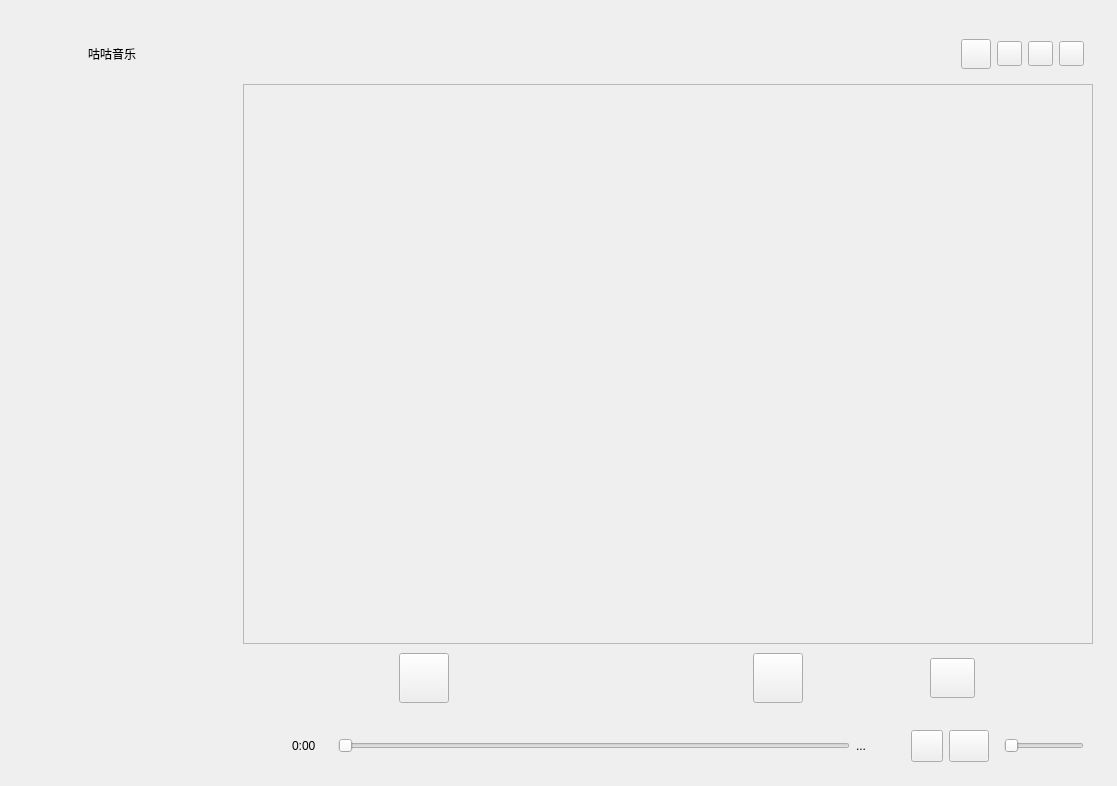
<?xml version="1.0" encoding="UTF-8"?>
<ui version="4.0">
 <class>Select</class>
 <widget class="QWidget" name="Select">
  <property name="geometry">
   <rect>
    <x>0</x>
    <y>0</y>
    <width>1117</width>
    <height>786</height>
   </rect>
  </property>
  <property name="windowTitle">
   <string>Form</string>
  </property>
  <property name="styleSheet">
   <string notr="true"/>
  </property>
  <layout class="QHBoxLayout" name="horizontalLayout_6">
   <item>
    <widget class="QWidget" name="widget_3" native="true">
     <property name="styleSheet">
      <string notr="true"/>
     </property>
     <widget class="QWidget" name="">
      <property name="geometry">
       <rect>
        <x>12</x>
        <y>13</y>
        <width>1070</width>
        <height>756</height>
       </rect>
      </property>
      <layout class="QVBoxLayout" name="verticalLayout_3">
       <property name="spacing">
        <number>0</number>
       </property>
       <item>
        <layout class="QVBoxLayout" name="verticalLayout_2">
         <property name="spacing">
          <number>0</number>
         </property>
         <item>
          <widget class="QWidget" name="widget_6" native="true">
           <property name="minimumSize">
            <size>
             <width>30</width>
             <height>60</height>
            </size>
           </property>
           <property name="maximumSize">
            <size>
             <width>235324</width>
             <height>60</height>
            </size>
           </property>
           <property name="styleSheet">
            <string notr="true">border-image: url(:/tupian/OIP-C (3).jfif);</string>
           </property>
           <layout class="QHBoxLayout" name="horizontalLayout">
            <item>
             <widget class="QLabel" name="label">
              <property name="minimumSize">
               <size>
                <width>50</width>
                <height>50</height>
               </size>
              </property>
              <property name="maximumSize">
               <size>
                <width>50</width>
                <height>50</height>
               </size>
              </property>
              <property name="styleSheet">
               <string notr="true">border-image: url(:/tu/audio.png);</string>
              </property>
              <property name="text">
               <string/>
              </property>
             </widget>
            </item>
            <item>
             <widget class="QLabel" name="label_2">
              <property name="text">
               <string>咕咕音乐</string>
              </property>
             </widget>
            </item>
            <item>
             <spacer name="horizontalSpacer">
              <property name="orientation">
               <enum>Qt::Horizontal</enum>
              </property>
              <property name="sizeHint" stdset="0">
               <size>
                <width>40</width>
                <height>20</height>
               </size>
              </property>
             </spacer>
            </item>
            <item>
             <widget class="QPushButton" name="pushButton_pifu">
              <property name="minimumSize">
               <size>
                <width>25</width>
                <height>25</height>
               </size>
              </property>
              <property name="maximumSize">
               <size>
                <width>30</width>
                <height>30</height>
               </size>
              </property>
              <property name="styleSheet">
               <string notr="true">border-image: url(:/tu/皮肤.png);</string>
              </property>
              <property name="text">
               <string/>
              </property>
             </widget>
            </item>
            <item>
             <widget class="QPushButton" name="pushButton_8">
              <property name="minimumSize">
               <size>
                <width>25</width>
                <height>25</height>
               </size>
              </property>
              <property name="maximumSize">
               <size>
                <width>25</width>
                <height>25</height>
               </size>
              </property>
              <property name="styleSheet">
               <string notr="true">border-image: url(:/tu/最大化.png);</string>
              </property>
              <property name="text">
               <string/>
              </property>
             </widget>
            </item>
            <item>
             <widget class="QPushButton" name="pushButton_7">
              <property name="minimumSize">
               <size>
                <width>25</width>
                <height>25</height>
               </size>
              </property>
              <property name="maximumSize">
               <size>
                <width>25</width>
                <height>25</height>
               </size>
              </property>
              <property name="styleSheet">
               <string notr="true">border-image: url(:/tu/最小化.png);</string>
              </property>
              <property name="text">
               <string/>
              </property>
             </widget>
            </item>
            <item>
             <widget class="QPushButton" name="pushButton_6">
              <property name="minimumSize">
               <size>
                <width>25</width>
                <height>25</height>
               </size>
              </property>
              <property name="maximumSize">
               <size>
                <width>25</width>
                <height>25</height>
               </size>
              </property>
              <property name="styleSheet">
               <string notr="true">border-image: url(:/tu/关闭.png);</string>
              </property>
              <property name="text">
               <string/>
              </property>
             </widget>
            </item>
           </layout>
          </widget>
         </item>
         <item>
          <layout class="QHBoxLayout" name="horizontalLayout_4">
           <property name="spacing">
            <number>0</number>
           </property>
           <item>
            <widget class="QWidget" name="widget" native="true">
             <property name="minimumSize">
              <size>
               <width>200</width>
               <height>0</height>
              </size>
             </property>
             <property name="maximumSize">
              <size>
               <width>220</width>
               <height>16777215</height>
              </size>
             </property>
             <property name="styleSheet">
              <string notr="true"/>
             </property>
             <layout class="QHBoxLayout" name="horizontalLayout_3">
              <item>
               <layout class="QVBoxLayout" name="verticalLayout">
                <property name="spacing">
                 <number>0</number>
                </property>
                <item>
                 <widget class="QWidget" name="widget_2" native="true">
                  <property name="styleSheet">
                   <string notr="true"/>
                  </property>
                  <layout class="QHBoxLayout" name="horizontalLayout_2">
                   <item>
                    <widget class="QListView" name="listView">
                     <property name="minimumSize">
                      <size>
                       <width>200</width>
                       <height>0</height>
                      </size>
                     </property>
                     <property name="maximumSize">
                      <size>
                       <width>200</width>
                       <height>436346</height>
                      </size>
                     </property>
                     <property name="styleSheet">
                      <string notr="true">QListView { background-color: rgba(255, 255, 255, 0);

border:none
 }
</string>
                     </property>
                    </widget>
                   </item>
                  </layout>
                 </widget>
                </item>
               </layout>
              </item>
             </layout>
            </widget>
           </item>
           <item>
            <widget class="QFrame" name="frame">
             <property name="minimumSize">
              <size>
               <width>844</width>
               <height>550</height>
              </size>
             </property>
             <property name="maximumSize">
              <size>
               <width>43534</width>
               <height>364456</height>
              </size>
             </property>
             <property name="frameShape">
              <enum>QFrame::StyledPanel</enum>
             </property>
             <property name="frameShadow">
              <enum>QFrame::Raised</enum>
             </property>
            </widget>
           </item>
          </layout>
         </item>
        </layout>
       </item>
       <item>
        <layout class="QHBoxLayout" name="horizontalLayout_5">
         <property name="spacing">
          <number>0</number>
         </property>
         <item>
          <widget class="QPushButton" name="pushButton">
           <property name="minimumSize">
            <size>
             <width>70</width>
             <height>70</height>
            </size>
           </property>
           <property name="cursor">
            <cursorShape>PointingHandCursor</cursorShape>
           </property>
           <property name="styleSheet">
            <string notr="true">QPushButton {
    border: none;
    background-color: transparent; /* 设置按钮的默认背景透明 */
    /* 设置背景图片 */
	border-image: url(:/tu/音乐 (1).png);
    background-repeat: no-repeat;
    background-position: center;
    border-radius: 50px; /* 设置按钮的圆角 */
    padding: 5px;
    width: 100px; /* 设置按钮的宽度 */
    height: 100px; /* 设置按钮的高度 */
}

QPushButton:hover {
    border: 2px solid #444444; /* 鼠标悬停时的边框颜色 */
}

QPushButton:pressed {
    border: 2px solid #222222; /* 按钮按下时的边框颜色 */
}

</string>
           </property>
           <property name="text">
            <string/>
           </property>
          </widget>
         </item>
         <item>
          <widget class="QLabel" name="label_3">
           <property name="minimumSize">
            <size>
             <width>150</width>
             <height>0</height>
            </size>
           </property>
           <property name="maximumSize">
            <size>
             <width>150</width>
             <height>16777215</height>
            </size>
           </property>
           <property name="text">
            <string/>
           </property>
          </widget>
         </item>
         <item>
          <layout class="QVBoxLayout" name="verticalLayout_4">
           <property name="spacing">
            <number>0</number>
           </property>
           <item>
            <widget class="QWidget" name="widget_7" native="true">
             <property name="styleSheet">
              <string notr="true">border-image: url(:/tupian/xia.png);</string>
             </property>
             <layout class="QHBoxLayout" name="horizontalLayout_9">
              <property name="spacing">
               <number>20</number>
              </property>
              <item>
               <widget class="QPushButton" name="pushButton_10">
                <property name="minimumSize">
                 <size>
                  <width>50</width>
                  <height>50</height>
                 </size>
                </property>
                <property name="maximumSize">
                 <size>
                  <width>50</width>
                  <height>50</height>
                 </size>
                </property>
                <property name="cursor">
                 <cursorShape>PointingHandCursor</cursorShape>
                </property>
                <property name="layoutDirection">
                 <enum>Qt::LeftToRight</enum>
                </property>
                <property name="styleSheet">
                 <string notr="true">border-image: url(:/tu/上一首 上一个.png);</string>
                </property>
                <property name="text">
                 <string/>
                </property>
               </widget>
              </item>
              <item>
               <widget class="QPushButton" name="pushButton_11">
                <property name="minimumSize">
                 <size>
                  <width>50</width>
                  <height>50</height>
                 </size>
                </property>
                <property name="maximumSize">
                 <size>
                  <width>50</width>
                  <height>50</height>
                 </size>
                </property>
                <property name="cursor">
                 <cursorShape>PointingHandCursor</cursorShape>
                </property>
                <property name="layoutDirection">
                 <enum>Qt::LeftToRight</enum>
                </property>
                <property name="styleSheet">
                 <string notr="true"> QPushButton{
	border-image: url(:/tu/开始-红色.png);
	
border:none;
}
</string>
                </property>
                <property name="text">
                 <string/>
                </property>
               </widget>
              </item>
              <item>
               <widget class="QPushButton" name="pushButton_12">
                <property name="minimumSize">
                 <size>
                  <width>50</width>
                  <height>50</height>
                 </size>
                </property>
                <property name="maximumSize">
                 <size>
                  <width>50</width>
                  <height>50</height>
                 </size>
                </property>
                <property name="cursor">
                 <cursorShape>PointingHandCursor</cursorShape>
                </property>
                <property name="layoutDirection">
                 <enum>Qt::LeftToRight</enum>
                </property>
                <property name="styleSheet">
                 <string notr="true">border-image: url(:/tu/下一个 下一首.png);</string>
                </property>
                <property name="text">
                 <string/>
                </property>
               </widget>
              </item>
              <item>
               <widget class="QPushButton" name="pushButton_13">
                <property name="minimumSize">
                 <size>
                  <width>45</width>
                  <height>40</height>
                 </size>
                </property>
                <property name="maximumSize">
                 <size>
                  <width>45</width>
                  <height>40</height>
                 </size>
                </property>
                <property name="cursor">
                 <cursorShape>PointingHandCursor</cursorShape>
                </property>
                <property name="layoutDirection">
                 <enum>Qt::LeftToRight</enum>
                </property>
                <property name="styleSheet">
                 <string notr="true">border-image: url(:/tu/顺序播放.png);</string>
                </property>
                <property name="text">
                 <string/>
                </property>
               </widget>
              </item>
             </layout>
            </widget>
           </item>
           <item>
            <widget class="QWidget" name="widget_9" native="true">
             <property name="styleSheet">
              <string notr="true">border-image: url(:/tupian/xia.png);</string>
             </property>
             <layout class="QHBoxLayout" name="horizontalLayout_10">
              <property name="spacing">
               <number>6</number>
              </property>
              <item>
               <widget class="QLabel" name="label_5">
                <property name="minimumSize">
                 <size>
                  <width>40</width>
                  <height>20</height>
                 </size>
                </property>
                <property name="text">
                 <string>0:00</string>
                </property>
               </widget>
              </item>
              <item>
               <widget class="QSlider" name="horizontalSlider_3">
                <property name="cursor">
                 <cursorShape>PointingHandCursor</cursorShape>
                </property>
                <property name="orientation">
                 <enum>Qt::Horizontal</enum>
                </property>
               </widget>
              </item>
              <item>
               <widget class="QLabel" name="label_6">
                <property name="minimumSize">
                 <size>
                  <width>40</width>
                  <height>20</height>
                 </size>
                </property>
                <property name="text">
                 <string>...</string>
                </property>
               </widget>
              </item>
              <item>
               <widget class="QWidget" name="widget_10" native="true">
                <layout class="QHBoxLayout" name="horizontalLayout_12">
                 <item>
                  <widget class="QPushButton" name="pushButton_2">
                   <property name="minimumSize">
                    <size>
                     <width>32</width>
                     <height>32</height>
                    </size>
                   </property>
                   <property name="maximumSize">
                    <size>
                     <width>32</width>
                     <height>32</height>
                    </size>
                   </property>
                   <property name="cursor">
                    <cursorShape>PointingHandCursor</cursorShape>
                   </property>
                   <property name="styleSheet">
                    <string notr="true">border-image: url(:/tu/播放列表.png);</string>
                   </property>
                   <property name="text">
                    <string/>
                   </property>
                  </widget>
                 </item>
                 <item>
                  <widget class="QPushButton" name="pushButton_14">
                   <property name="minimumSize">
                    <size>
                     <width>32</width>
                     <height>32</height>
                    </size>
                   </property>
                   <property name="cursor">
                    <cursorShape>PointingHandCursor</cursorShape>
                   </property>
                   <property name="styleSheet">
                    <string notr="true">border-image: url(:/tu/音量.png);</string>
                   </property>
                   <property name="text">
                    <string/>
                   </property>
                  </widget>
                 </item>
                </layout>
               </widget>
              </item>
              <item>
               <widget class="QSlider" name="horizontalSlider_4">
                <property name="maximumSize">
                 <size>
                  <width>80</width>
                  <height>16777215</height>
                 </size>
                </property>
                <property name="orientation">
                 <enum>Qt::Horizontal</enum>
                </property>
               </widget>
              </item>
             </layout>
            </widget>
           </item>
          </layout>
         </item>
        </layout>
       </item>
      </layout>
     </widget>
    </widget>
   </item>
  </layout>
 </widget>
 <resources/>
 <connections/>
</ui>
